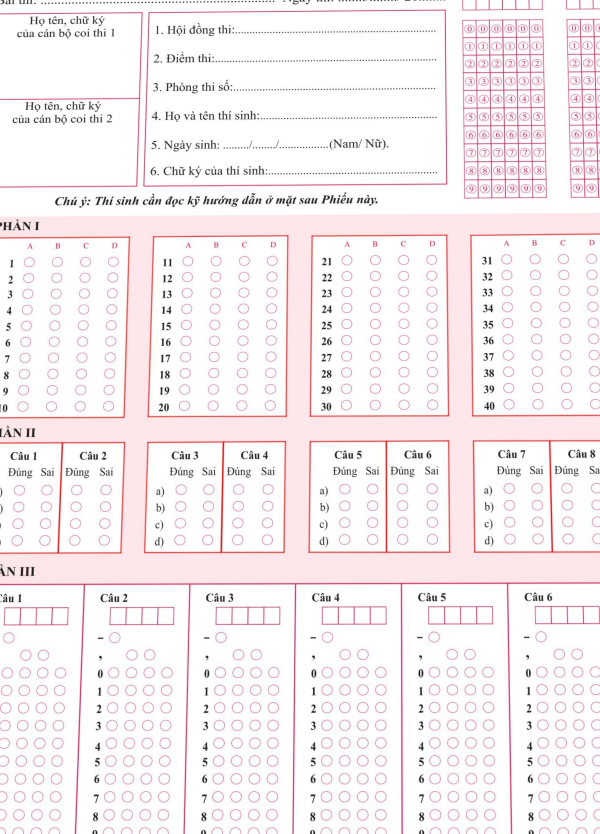
#> input picture debug/debug_template_warped.jpg, 1800 x 2500 px, found by its file name (shown at 1/3 size)
$ python find_bubbles.py
#> lines starting #> are read from the running program, lines starting #| are printed output that depends on the picture; after the words box and inside, x2 and y2 are one past the last pixel; in counts of white or black regions, pixels touching at a corner belong together
"""Precisely locate bubble grid regions on the warped template image."""
import cv2
import numpy as np

img = cv2.imread("debug_template_warped.jpg")
#> img is the input picture: shape (2500, 1800, 3); mean B, G, R 241.4, 239.2, 247.5
gray = cv2.cvtColor(img, cv2.COLOR_BGR2GRAY)
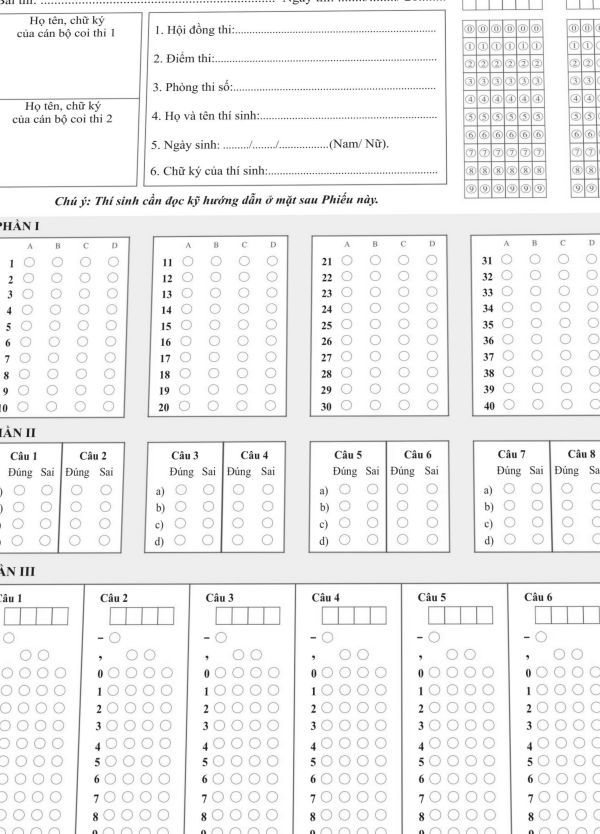
#> gray: shape (2500, 1800) (shown at 1/3 size); min 11, max 255, mean 241.9
_, thresh = cv2.threshold(gray, 0, 255, cv2.THRESH_BINARY_INV + cv2.THRESH_OTSU)
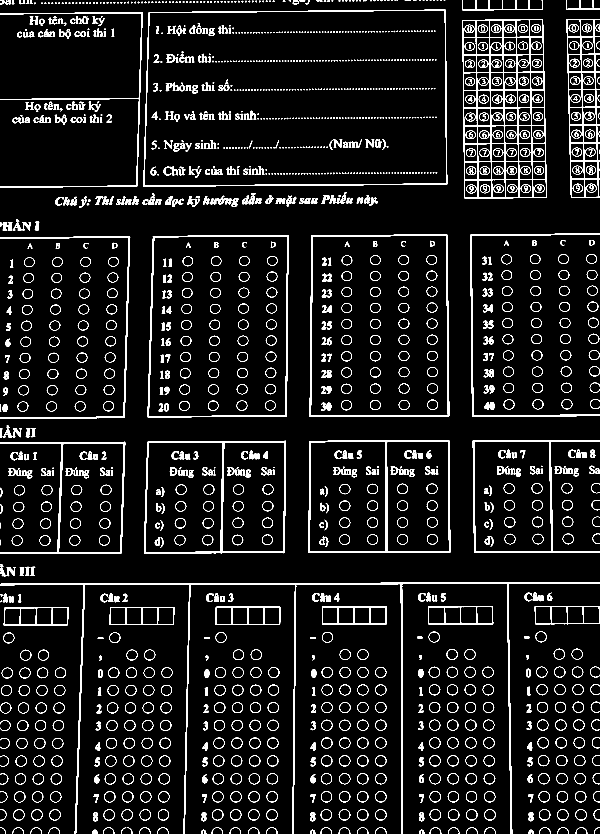
#> thresh: shape (2500, 1800) (shown at 1/3 size); 6.7% white; 1770 white regions (527 under 20 px)
h, w = thresh.shape
#> h = 2500; w = 1800

# Find all small circular/square blobs (bubbles)
contours, _ = cv2.findContours(thresh, cv2.RETR_LIST, cv2.CHAIN_APPROX_SIMPLE)
#> contours = 2577 contours, 628 with area under 20; largest, box (x1, y1, x2, y2) and area: (430, 29, 1342, 560) 471062, (432, 31, 1340, 558) 465458, (928, 703, 1348, 1251) 224552, (442, 705, 866, 1252) 223580, (932, 707, 1345, 1248) 218666

bubbles = []
for cnt in contours:
    area = cv2.contourArea(cnt)
    if 100 < area < 3000:  # bubble-sized
        x, y, bw, bh = cv2.boundingRect(cnt)
        aspect = bw / bh if bh > 0 else 0
        if 0.5 < aspect < 2.0:  # roughly circular/square
            cx, cy = x + bw // 2, y + bh // 2
            bubbles.append((cx, cy, bw, bh, area))
#> this loop made 2577 passes
#> (area, x, y, bw, bh, aspect, cx, cy) on passes 42 to 53: (303, 1585, 2437, 16, 27, 0.593, 1593, 2450), (304, 1257, 2437, 16, 27, 0.593, 1265, 2450), (309, 930, 2437, 16, 27, 0.593, 938, 2450), (298, 604, 2437, 16, 27, 0.593, 612, 2450), (301.5, 279, 2437, 15, 27, 0.556, 286, 2450), (782.5, 1727, 2428, 33, 32, 1.03, 1743, 2444), (780.5, 1672, 2428, 33, 32, 1.03, 1688, 2444), (778.5, 1617, 2428, 33, 32, 1.03, 1633, 2444), (781, 1453, 2428, 34, 32, 1.06, 1470, 2444), (774.5, 1399, 2428, 33, 32, 1.03, 1415, 2444), (772, 1344, 2428, 33, 32, 1.03, 1360, 2444), (777.5, 1289, 2428, 34, 32, 1.06, 1306, 2444)
#> (area, x, y, bw, bh) on pass 102: (765.5, 475, 2375, 33, 32)
#> after the loop, bubbles = 1425 items, first 6: (1593, 2450, 16, 27, 303), (1265, 2450, 16, 27, 304), (938, 2450, 16, 27, 309), (612, 2450, 16, 27, 298), (286, 2450, 15, 27, 301.5), (1743, 2444, 33, 32, 782.5)

print(f"Found {len(bubbles)} potential bubbles")
#| Found 1425 potential bubbles

# Cluster bubbles by Y position to find rows
bubbles.sort(key=lambda b: b[1])  # sort by Y

# Find distinct Y rows (bubbles at similar Y = same row)
y_values = [b[1] for b in bubbles]
#> y_values = 1425 values from 6 to 2450
y_clusters = []
if y_values:
    current_cluster = [y_values[0]]
#> current_cluster = [6]
    for y in y_values[1:]:
        if y - current_cluster[-1] < 15:  # same row
            current_cluster.append(y)
        else:
            y_clusters.append(int(np.mean(current_cluster)))
            current_cluster = [y]
#> this loop made 1424 passes
#> (y, current_cluster) on passes 2, 11, 50: (59, [59]), (84, [84]), (136, [136])
#> current_cluster on passes 66, 90: [174], [242]
#> after the loop, y_clusters = 47 values from 6 to 2390
    y_clusters.append(int(np.mean(current_cluster)))

print(f"\nFound {len(y_clusters)} distinct bubble rows")
#| Found 48 distinct bubble rows
print("\n=== Bubble rows (Y positions) ===")
for i, y in enumerate(y_clusters):
    # Count bubbles in this row
    row_bubbles = [b for b in bubbles if abs(b[1] - y) < 15]
    x_positions = sorted([b[0] for b in row_bubbles])
    count = len(row_bubbles)
    x_min = min(x_positions) if x_positions else 0
    x_max = max(x_positions) if x_positions else 0
    print(f"  Row {i:2d}: y={y:4d} ({y/h:.3f})  count={count:3d}  x_range=[{x_min:4d}-{x_max:4d}] ({x_min/w:.3f}-{x_max/w:.3f})")
#> this loop made 48 passes
#> (y, count, x_min, x_max) on passes 3, 4, 5, 6, 8, 10, 11, 12, 13, 14, 15, 18: (89, 38, 95, 1761), (137, 16, 1409, 1763), (186, 24, 469, 1764), (243, 22, 1410, 1765), (296, 22, 1411, 1767), (351, 44, 63, 1769), (403, 22, 1412, 1770), (449, 24, 462, 1771), (512, 25, 460, 1773), (565, 27, 1414, 1774), (603, 36, 178, 1118), (781, 34, 88, 1775)
#> y on passes 37 to 42: 1846, 1911, 1963, 2017, 2070, 2122
#|   Row  0: y=   6 (0.002)  count=  2  x_range=[  24- 887] (0.013-0.493)
#|   Row  1: y=  62 (0.025)  count=  9  x_range=[ 102- 304] (0.057-0.169)
#|   Row  2: y=  89 (0.036)  count= 38  x_range=[  95-1761] (0.053-0.978)
#|   Row  3: y= 137 (0.055)  count= 16  x_range=[1409-1763] (0.783-0.979)
#|   Row  4: y= 186 (0.074)  count= 24  x_range=[ 469-1764] (0.261-0.980)
#|   Row  5: y= 243 (0.097)  count= 22  x_range=[1410-1765] (0.783-0.981)
#|   Row  6: y= 263 (0.105)  count= 10  x_range=[ 466- 679] (0.259-0.377)
#|   Row  7: y= 296 (0.118)  count= 22  x_range=[1411-1767] (0.784-0.982)
#> (further printed lines are left out)

# Also cluster by X position to find columns
print("\n=== Bubble columns (X positions) ===")
x_values = sorted([b[0] for b in bubbles])
x_clusters = []
if x_values:
    current_cluster = [x_values[0]]
    for x in x_values[1:]:
        if x - current_cluster[-1] < 12:
            current_cluster.append(x)
        else:
            x_clusters.append((int(np.mean(current_cluster)), len(current_cluster)))
            current_cluster = [x]
#> this loop made 1424 passes
#> x on passes 1 to 3: 15, 16, 17
    x_clusters.append((int(np.mean(current_cluster)), len(current_cluster)))

# Only show columns with significant bubble counts
for i, (x, count) in enumerate(x_clusters):
    if count >= 3:
        print(f"  Col {i:2d}: x={x:4d} ({x/w:.3f})  count={count:3d}")
#> this loop made 30 passes
#> (x, count) on passes 1 to 12: (105, 176), (242, 40), (322, 73), (389, 24), (514, 124), (642, 76), (763, 139), (841, 1), (867, 1), (885, 2), (905, 1), (922, 1)
#|   Col  0: x= 105 (0.058)  count=176
#|   Col  1: x= 242 (0.134)  count= 40
#|   Col  2: x= 322 (0.179)  count= 73
#|   Col  3: x= 389 (0.216)  count= 24
#|   Col  4: x= 514 (0.286)  count=124
#|   Col  5: x= 642 (0.357)  count= 76
#|   Col  6: x= 763 (0.424)  count=139
#|   Col 12: x= 940 (0.522)  count= 10
#> (further printed lines are left out)

# Draw all detected bubbles for visual verification
vis = img.copy()
for cx, cy, bw, bh, area in bubbles:
    cv2.circle(vis, (cx, cy), max(bw, bh) // 2, (0, 0, 255), 1)
#> this loop made 1425 passes
#> (cx, cy, bw, bh, area) on passes 1 to 3: (887, 6, 19, 13, 158), (24, 6, 17, 13, 130.5), (285, 59, 19, 23, 125.5)
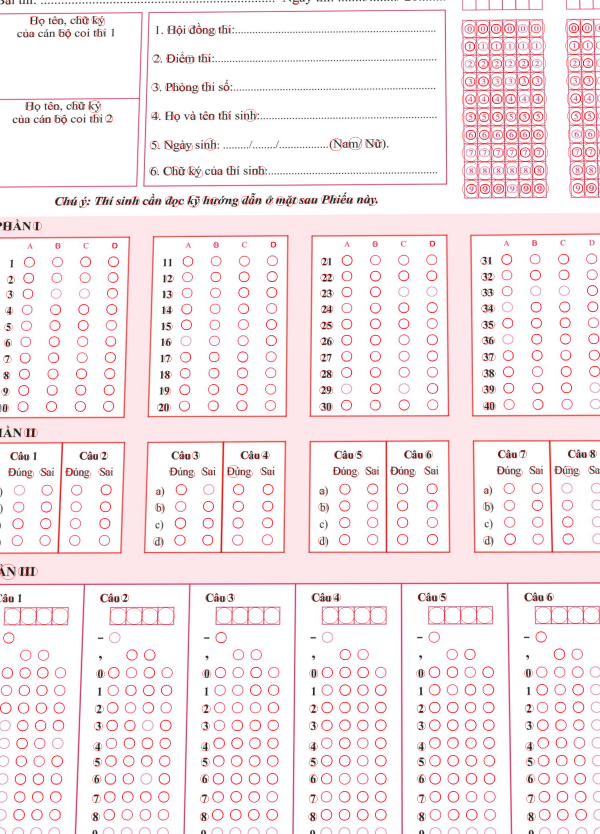
#> vis: shape (2500, 1800, 3) (shown at 1/3 size); mean B, G, R 236.8, 234.8, 248.4
cv2.imwrite("debug_template_bubbles.jpg", vis)
print("\nSaved debug_template_bubbles.jpg")
